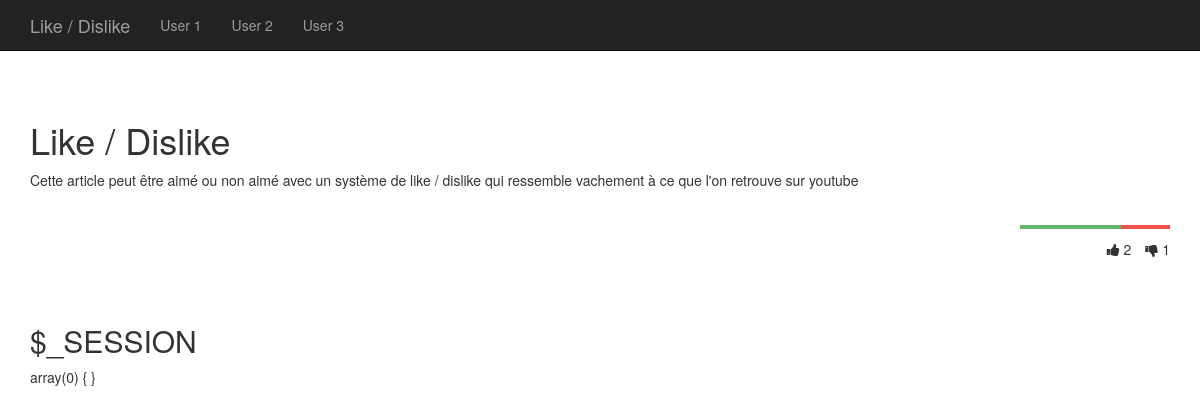
The page /single.php?id=9 on the database its author committed.
### tables this page shows
CREATE TABLE IF NOT EXISTS `articles` (
  `id` int(11) NOT NULL AUTO_INCREMENT,
  `titre` varchar(255) DEFAULT NULL,
  `contenu` longtext,
  `date` datetime DEFAULT NULL,
  `category_id` int(11) DEFAULT NULL,
  `like_count` int(11) DEFAULT '0',
  `dislike_count` int(11) DEFAULT '0',
  `vote_count` int(11) DEFAULT '0',
  `score` float DEFAULT '0',
  PRIMARY KEY (`id`),
  KEY `categogy_id` (`category_id`)
);

### class/Vote.php (called while the page is built, shortened)
<?php
class Vote
{
    public static function getClass($vote)
    {
        return null;
    }
}

### single.php (the view, shortened to what this page needs)
<?php
require "_header.php";
require "class/Vote.php";
$vote = false;
$req = $pdo->prepare('SELECT * FROM articles WHERE id = ?');
$req->execute([$_GET['id']]);
$post = $req->fetch();
    ?>
    <article>
        <h1><?= $post->titre; ?></h1>
        <p><?= $post->contenu ?></p>
    </article>
    <?php if($post->id == 9): ?>
    <div class="vote <?= Vote::getClass($vote); ?>" id="vote" data-ref="articles" data-ref_id="<?= $post->id ?>" data-user_id="<?= isset($_SESSION['user_id']) ? $_SESSION['user_id'] : ''; ?>">
        <div class="vote_bar">
            <div class="vote_progress" style="width:<?= ($post->like_count + $post->dislike_count) == 0 ? 100 : round(100 * ($post->like_count / ($post->like_count + $post->dislike_count))); ?>%;"></div>
        </div>
        <div class="vote_btns">
            <button class="vote_btn vote_like"><i class="fa fa-thumbs-up"></i> <span id="like_count"><?= $post->like_count ?></span></button>
            <button class="vote_btn vote_dislike"><i class="fa fa-thumbs-down"></i> <span id="dislike_count"><?= $post->dislike_count ?></span></button>
        </div>
    </div>
    <?php endif; ?>
<?php
require "_footer.php";

### style.css (style rules this page uses)
.fa, .vote_star { display: inline-block; font: normal normal normal 14px/1 FontAwesome; font-size: inherit; text-rendering: auto; -webkit-font-smoothing: antialiased; -moz-osx-font-smoothing: grayscale; -webkit-transform: translate(0, 0); -ms-transform: translate(0, 0); transform: translate(0, 0); }
.fa-thumbs-up:before { content: "\f164"; }
.fa-thumbs-down:before { content: "\f165"; }
.vote { width: 150px; margin: 25px 0; float: right; }
.vote_bar { width: 100%; height: 4px; background-color: #f2504b; }
.vote_progress { height: 4px; width: 0%; background-color: #63b96b; -webkit-transition: width 0.3s; transition: width 0.3s; }
.vote_btns { margin-top: 10px; text-align: right; }
.vote_btn { border: none; padding: 0; display: inline-block; margin: 0 0 0 10px; cursor: pointer; background: transparent; -webkit-transition: color 0.3s; transition: color 0.3s; }

### rows shown on the page
articles: titre "Like / Dislike", contenu "Cette article peut être aimé ou non aimé avec un système de like / dislike qui ressemble vachement à ce que l'on retrouve sur youtube", like_count "2", dislike_count "1"
